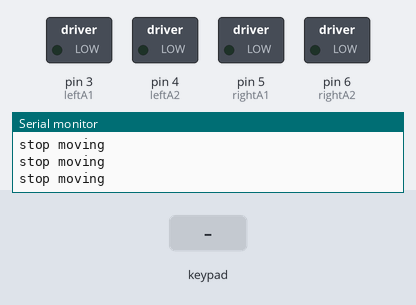
This sketch was run on a simulated Arduino Uno, built with avr-gcc and run on an emulated ATmega328P. On the bench: switched loads named in the sketch (green lamp = pin HIGH), the last lines printed to the serial monitor. The inputs (shaded band) are chosen by the test bench.

Above: at 1.2 s.
1.3 s: key 'U' pressed
At 1.56 s:
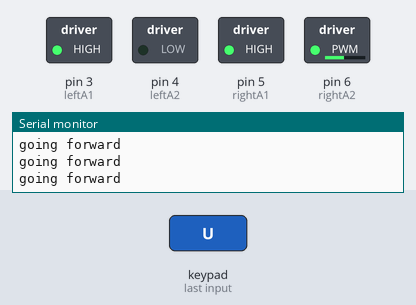
3.2 s: key 'L' pressed
At 3.46 s:
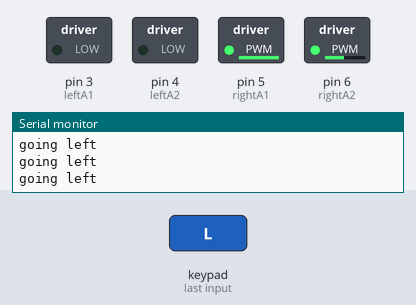
5.1 s: key 'R' pressed
At 5.36 s:
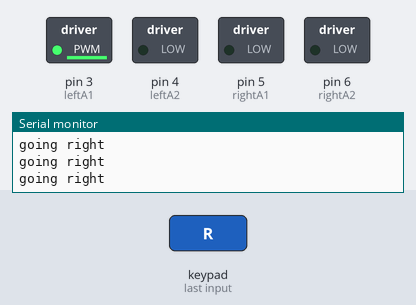
Timing chart, 0 to 8.1 s (numbered marks = the images above; inputs shaded):
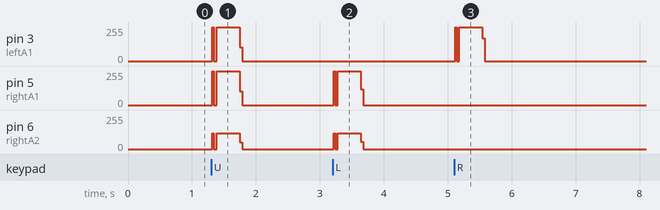

Measured:
- after the input at 1.3 s, pin 3 (leftA1), pin 5 (rightA1): 0/255 → 255/255 at once, → 0/255 0.43 s later; pin 6 (rightA2): 0/255 → 120/255 at once, → 0/255 0.43 s later
- after the input at 3.2 s, pin 5 (rightA1): 0/255 → 254/255 at once, → 0/255 0.42 s later; pin 6 (rightA2): 0/255 → 120/255 at once, → 0/255 0.42 s later
- after the input at 5.1 s, pin 3 (leftA1): 0/255 → 254/255 at once, → 0/255 0.42 s later

The sketch:

fullCarlitoMode.ino
```cpp
/*Takes an input from the nunchuk and sends a control byte to the motors*/
#include <Wire.h>
#include <ArduinoNunchuk.h>

ArduinoNunchuk nunchuk = ArduinoNunchuk();

int leftCommand = 0;
int rightCommand = 0;

int leftA1 = 3;
int leftA2 = 4;
int rightA1 = 5;
int rightA2 = 6;


/* Function declarations */
void setMotorCommands(int, int);
void controlMotors();


void setup() {
  Serial.begin(9600);
  nunchuk.init();
  Serial.print("nunchuk initialized");
}

void loop() {
  nunchuk.update();
  if (nunchuk.analogX < 50) {
    Serial.print("going left\n");
    setMotorCommands(0, 14);
    controlMotors();
  }
  else if (nunchuk.analogX > 200) {
    Serial.print("going right\n");
    setMotorCommands(14, 0);
    controlMotors();
  }
  else if (nunchuk.analogY > 200) {
    Serial.print("going forward\n");
    setMotorCommands(14, 14);
    controlMotors();
  }
  else if (nunchuk.analogY < 50) {
    Serial.print("going backward\n");
    setMotorCommands(0, 0);
    controlMotors();
  }
  else {
    Serial.print("stop moving\n");
    setMotorCommands(7 ,7);
    controlMotors();
  }
}


void setMotorCommands(int left, int right) {
  leftCommand = left;
  rightCommand = right;
}

//parses leftCommand and rightCommand to send forward/reverse to each motor set
void controlMotors() {

    //clears input to each pin
    analogWrite(leftA1, 0);
    analogWrite(leftA2, 0);
    analogWrite(rightA1, 0);
    analogWrite(rightA2, 0);


  switch(leftCommand) {
    case 0: // Left Wheel Backward Full -- Needs to go CCW
      analogWrite(leftA1, 0);
    break;
    case 1:
      analogWrite(leftA1, 0);

    break;
    case 2:
      analogWrite(leftA1, 0);

    break;
    case 3:
      analogWrite(leftA1, 0);

    break;
    case 4:
      analogWrite(leftA1, 0);

    break;
    case 5:
      analogWrite(leftA1, 0);

    break;
    case 6: // Left Backward Low
      analogWrite(leftA1, 0);

    break;
    //case 7: NOTHING
      //analogWrite(leftBackwardLEDPin, 0);
    //break;
    case 8: // Left Wheel Forward Low -- Needs to go CW
      analogWrite(leftA1, 120);

    break;
    case 9:
      analogWrite(leftA1, 150);

    break;
    case 10:
      analogWrite(leftA1, 160);

    break;
    case 11:
      analogWrite(leftA1, 190);

    break;
    case 12:
      analogWrite(leftA1, 220);

    break;
    case 13:
      analogWrite(leftA1, 245);

    break;
    case 14: // Left Forward Full
      analogWrite(leftA1, 255);

    break;
  }

    switch(rightCommand) { // Right Wheel Set
    case 0: // Right Wheel Backward Full -- Needs to go CW
      analogWrite(rightA1, 0);

    break;
    case 1:
      analogWrite(rightA1, 0);

    break;
    case 2:
      analogWrite(rightA1, 0);

    break;
    case 3:
      analogWrite(rightA1, 0);

    break;
    case 4:
      analogWrite(rightA1, 0);

    break;
    case 5:
      analogWrite(rightA1, 0);

    break;
    case 6: // Right Backward 0
      analogWrite(rightA1, 0);

    break;
    case 7:
      //analogWrite(rightBackwardLEDPin, 0);
      //analogWrite(rightA1, 255);
      //analogWrite(rightA2, 255);
    break;
    case 8: // Right Wheel Forward 0 -- Needs to go CCW
      analogWrite(rightA1, 120);


    break;
    case 9:
      analogWrite(rightA1, 150);

    break;
    case 10:
      analogWrite(rightA1, 160);

    break;
    case 11:
      analogWrite(rightA1, 190);

    break;
    case 12:
      analogWrite(rightA1, 220);

    case 13:
      analogWrite(rightA1, 245);

    case 14: // Right Forward Full
      analogWrite(rightA1, 255);
      analogWrite(rightA2, 120);

    break;
  }
}
```
